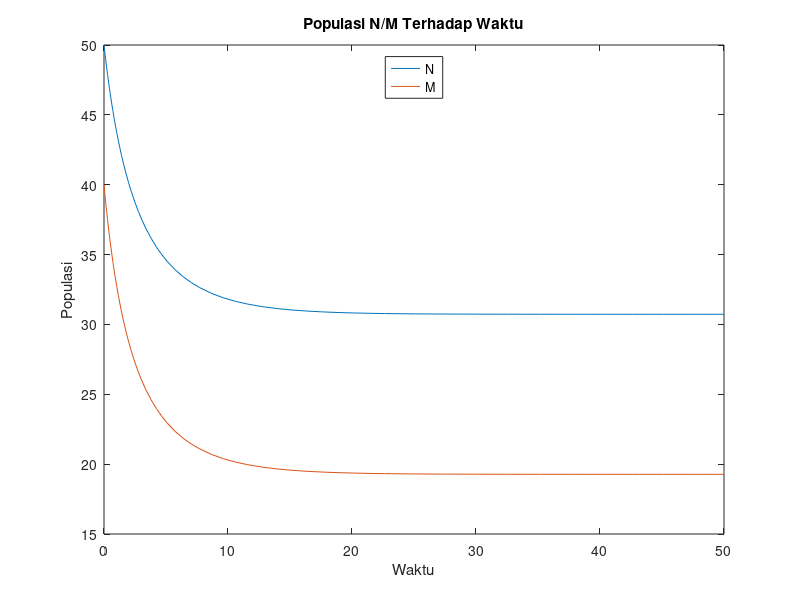
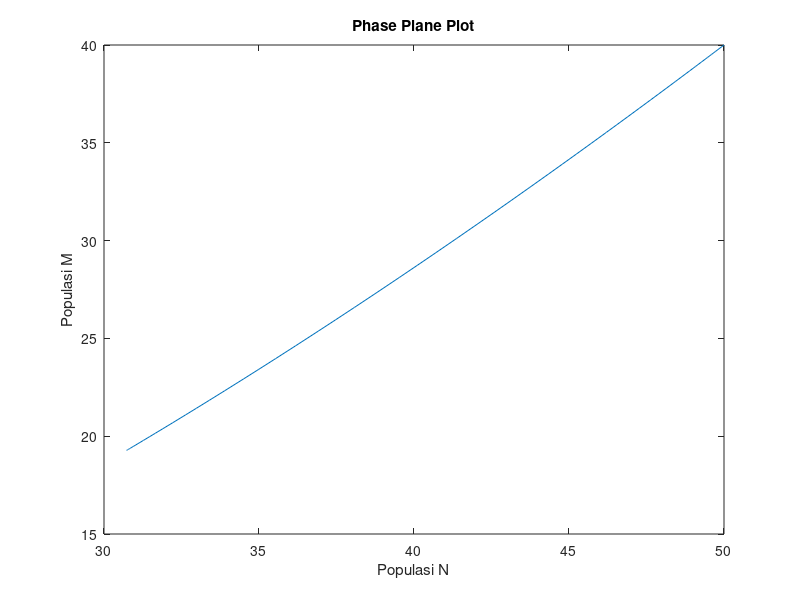

The MATLAB source for these figures, in order:
% Solusi Model Mangsa Pemangsa

% Membersihkan window
clear all; close all; clc

%inisialisasi nilai pada variabel
n = 50;
m = 40;
a1 = 0.2;
a2 = 0.3;
b11 = 0.004;
b12 = 0.004;
b21 = 0.006;
b22 = 0.006;

t0 = 0;
tfinal = 50;


% Menggunakan ode45/ode23 untuk menyelesaikan persamaan diferensial 

waktu = [t0 tfinal];
y0 = [n; m];

[t,y] = ode45(@(t,y) [y(1)*(a1-b11*y(1)-b12*y(2)); y(2)*(a2-b21*y(1)-b22*y(2));], waktu, y0);


% Membuat plot populasi terhadap waktu
figure (1);
plot(t,y)
title('Populasi N/M Terhadap Waktu')
xlabel('Waktu')
ylabel('Populasi')
legend('N','M','Location','North')


% Membuat plot populasi satu sama lain yang membuat hubungan siklik antar populasi menjadi jelas
figure (2);
plot(y(:,1),y(:,2))
title('Phase Plane Plot')
xlabel('Populasi N')
ylabel('Populasi M')


